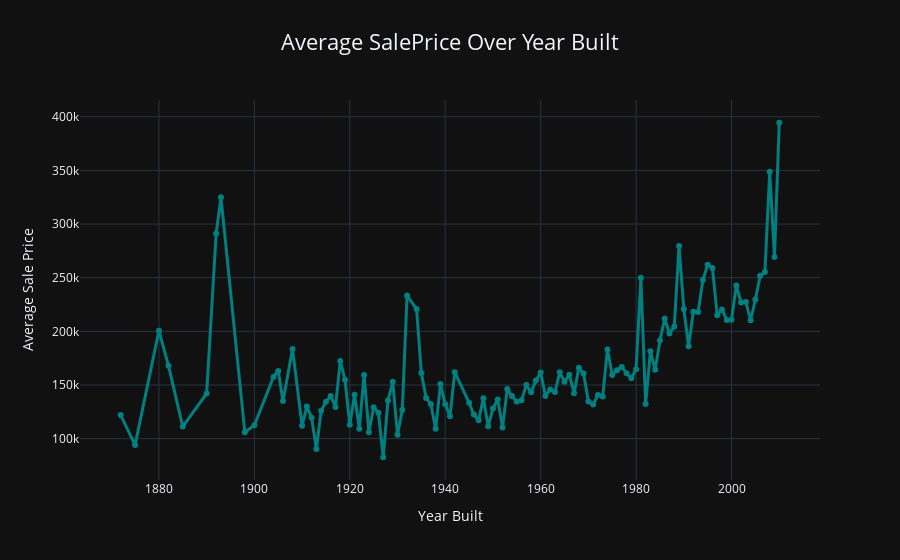

Notebook source saved alongside this figure:
### Code cell
# Line Plot
# Optional: Aggregate SalePrice by YearBuilt (mean per year)
yearly_avg = df.groupby('YearBuilt')['SalePrice'].mean().reset_index()

# Create enhanced line plot
fig = px.line(
    yearly_avg, 
    x='YearBuilt', 
    y='SalePrice', 
    title='Average SalePrice Over Year Built',
    markers=True,  # Show points
    template='plotly_dark'
)

# Update layout
fig.update_layout(
    xaxis_title='Year Built',
    yaxis_title='Average Sale Price',
    legend=dict(
        orientation="h",
        yanchor="bottom",
        y=1.02,
        xanchor="right",
        x=1
    ),
    title=dict(
        x=0.5,  # Center title
        font=dict(size=22)
    )
)

# Update line style
fig.update_traces(
    line=dict(color='teal', width=3),
    marker=dict(size=6),
    hovertemplate='Year: %{x}<br>Avg SalePrice: %{y:$,.0f}<extra></extra>'
)

fig.show()

### Figure 1 — Plotly figure (JSON) as saved in the notebook; plotly's stock layout.template omitted (floating-point values rounded to 4 significant figures)
{"data": [{"hovertemplate": "Year: %{x}<br>Avg SalePrice: %{y:$,.0f}<extra></extra>", "legendgroup": "", "line": {"color": "teal", "dash": "solid", "width": 3}, "marker": {"size": 6, "symbol": "circle"}, "mode": "lines+markers", "name": "", "orientation": "v", "showlegend": false, "type": "scatter", "x": [1872, 1875, 1880, 1882, 1885, 1890, 1892, 1893, 1898, 1900, 1904, 1905, 1906, 1908, 1910, 1911, 1912, 1913, 1914, 1915, 1916, 1917, 1918, 1919, 1920, 1921, 1922, 1923, 1924, 1925, 1926, 1927, 1928, 1929, 1930, 1931, 1932, 1934, 1935, 1936, 1937, 1938, 1939, 1940, 1941, 1942, 1945, 1946, 1947, 1948, 1949, 1950, 1951, 1952, 1953, 1954, 1955, 1956, 1957, 1958, 1959, 1960, 1961, 1962, 1963, 1964, 1965, 1966, 1967, 1968, 1969, 1970, 1971, 1972, 1973, 1974, 1975, 1976, 1977, 1978, 1979, 1980, 1981, 1982, 1983, 1984, 1985, 1986, 1987, 1988, 1989, 1990, 1991, 1992, 1993, 1994, 1995, 1996, 1997, 1998, 1999, 2000, 2001, 2002, 2003, 2004, 2005, 2006, 2007, 2008, 2009, 2010], "xaxis": "x", "y": [122000.0, 94000.0, 200600.0, 168000.0, 111200.0, 142200.0, 291200.0, 325000.0, 106000.0, 112500.0, 157500.0, 163000.0, 135000.0, 183500.0, 112000.0, 130000.0, 119500.0, 90350.0, 126100.0, 134400.0, 139800.0, 129500.0, 172400.0, 154800.0, 112900.0, 140800.0, 109200.0, 159400.0, 106000.0, 129200.0, 124100.0, 82670.0, 135600.0, 153000.0, 103600.0, 126600.0, 233400.0, 220800.0, 161100.0, 137900.0, 132000.0, 109100.0, 150800.0, 132000.0, 120900.0, 162000.0, 133500.0, 122400.0, 117200.0, 137800.0, 111500.0, 128000.0, 136600.0, 110400.0, 146300.0, 139600.0, 134500.0, 135800.0, 150000.0, 143200.0, 154100.0, 161600.0, 139800.0, 145700.0, 143400.0, 161900.0, 153100.0, 159600.0, 142300.0, 166100.0, 160700.0, 134600.0, 131800.0, 140600.0, 139400.0, 183000.0, 159300.0, 163800.0, 166900.0, 161000.0, 156400.0, 164800.0, 249900.0, 132400.0, 181400.0, 164100.0, 191400.0, 212000.0, 198000.0, 204600.0, 279500.0, 220900.0, 186100.0, 218400.0, 218100.0, 247900.0, 262200.0, 259200.0, 214900.0, 220400.0, 210600.0, 210800.0, 242600.0, 226900.0, 227400.0, 210300.0, 229700.0, 251800.0, 255400.0, 348800.0, 269200.0, 394400.0], "yaxis": "y"}], "layout": {"legend": {"orientation": "h", "tracegroupgap": 0, "x": 1, "xanchor": "right", "y": 1.02, "yanchor": "bottom"}, "title": {"font": {"size": 22}, "text": "Average SalePrice Over Year Built", "x": 0.5}, "xaxis": {"anchor": "y", "domain": [0, 1], "title": {"text": "Year Built"}}, "yaxis": {"anchor": "x", "domain": [0, 1], "title": {"text": "Average Sale Price"}}}}
